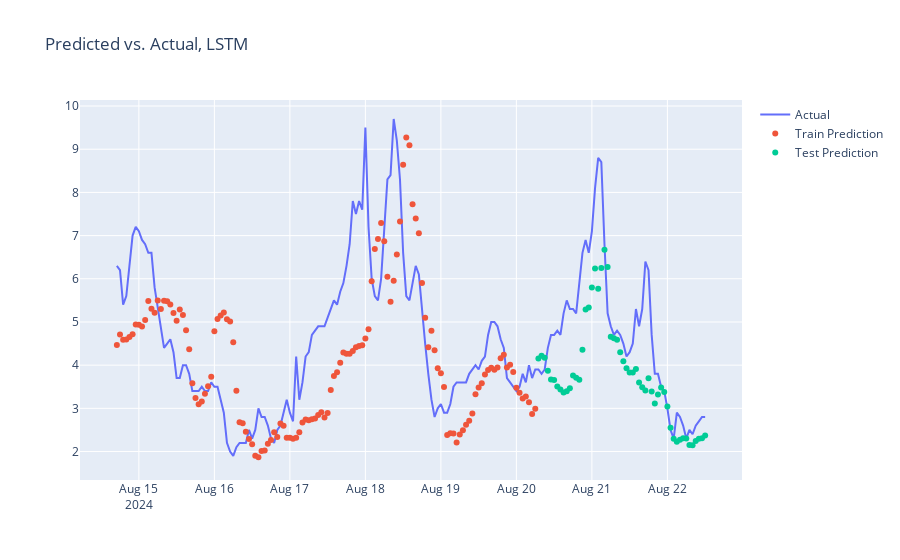

The notebook cell this image was saved under:
### Code cell
series_name = '1067'
model_type = 'LSTM'

plot_results(eval_df, series_name, model_type)
